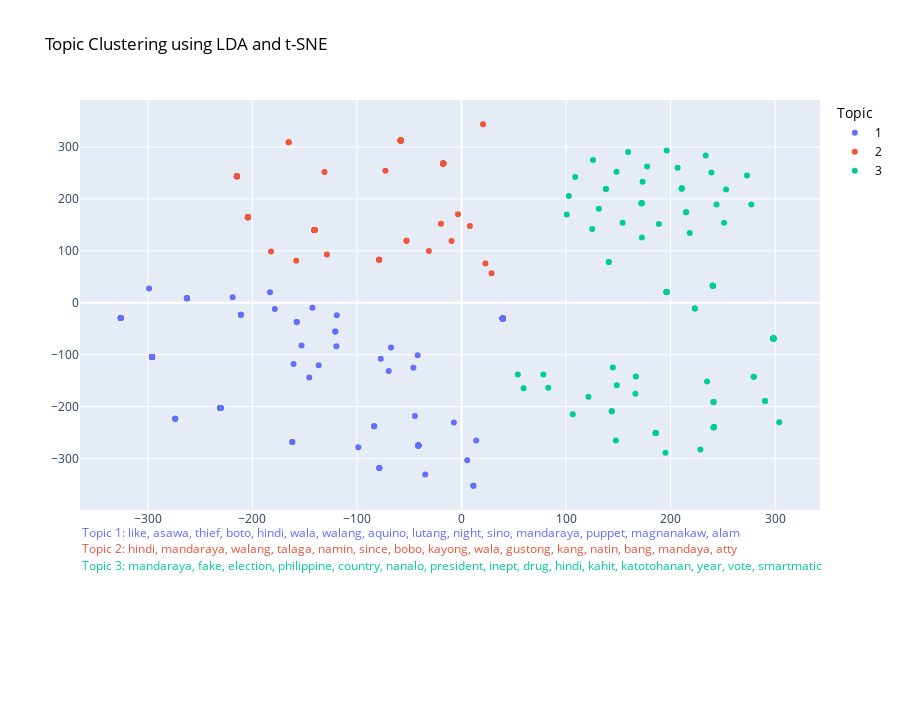

Notebook code cell kept with this figure:
### Code cell
# Plot tweets as colored points
df_topics_cluster.sort_values(
    "Cluster", key=lambda x: pd.to_numeric(x, errors="coerce"), inplace=True
)

fig = px.scatter(
    df_topics_cluster,
    x="X",
    y="Y",
    color="Cluster",
    title="Topic Clustering using LDA and t-SNE",
    hover_name="Tweet",
    hover_data={
        "X": False,
        "Y": False,
        "Cluster": False,
        "Tweet": False,
        "Breakdown": True,
    },
)

for i, keyword in enumerate(df_topics["Keywords"]):
    fig.add_annotation(
        x=0,
        y=-0.2 * (i / 5) - 0.08,
        text="Topic %d: %s" % (i + 1, keyword.replace(" ", ", ")),
        showarrow=False,
        xref="paper",
        yref="paper",
        align="left",
        font=dict(color=fig.data[i].marker["color"]),
    )

fig.update_layout(
    height=710,
    xaxis_title="",
    yaxis_title="",
    margin=dict(b=200),
    paper_bgcolor="white",
    title=dict(font=dict(color="black")),
    legend=dict(title="Topic", font=dict(color="black")),
)
fig.show()

### Figure 1 — Plotly figure (JSON) as saved in the notebook; plotly's stock layout.template omitted (floating-point values rounded to 4 significant figures; data arrays with more than 128 entries replaced by an {"elided": "..."} marker saying what was removed)
{"data": [{"customdata": {"elided": "126x3 str values"}, "hovertemplate": "<b>%{hovertext}</b><br><br>Breakdown=%{customdata[2]}<extra></extra>", "hovertext": ["nman common sense pinagsasabi mohow sure<br>ung mama walang bahid kasinungalingan<br>corruption ethical politics nia araw<br>araw k b nia nakakasama pra masigurado<br>kng nman pala masigurado ur shit<br>nonsense", "trabaho sara gaya kunyariam trabaho<br>tapos todo picture siguro sanay lol", "sige takot siya", "like thief night natulog vp", "deceived people becoming vp like thief<br>night", "true puppet lp win pcs machine<br>manipulated panot aquino", "", "fy pcs machine garbage politician puppet<br>panot aquino oligarchs", "sir please interview ph cheat maam", "clear searches oligarchs vote buying<br>komunista lutang", "inggit walang ambag moro chaka", "means good luck philippines another<br>basahan", "comparison kapang nalalaman dapat<br>ipaglaban mandaraya dikit nmn laban<br>nagtimpla kape lumamang muslim remote<br>area hahah lams eto malaki agwat<br>landslide milyon kayang dayain hahha<br>gudluk ngo pang nalalaman npa kamo", "engot buhay nalang ngayon flops lutang<br>walang supporta oligarchs sinong<br>susupporta isang kagaya puro paninira<br>sariling bansa ambag pinag gagawa ngayon<br>pagkakalat us akala naka points pinoys", "tanga bobo mama niu mandaraya way back<br>election bulag bulagan katotohanan alam<br>niu ung totoo", "punyeta lugaw lutang puppet boba<br>mandaraya noon ginamit panot aquino<br>drilon hindi maka upo bbm ngayon wala<br>kayong power kahit dayain ninyo bbm<br>hindi ninyo agaw ulit panalo", "", "hindi corrupt kailan naging daang<br>matuwid nick name babaeng hindi siya<br>corrupt kinailangan niyang mangampanya<br>loob botohan gamitin balota", "", "like boto", "boto", "sino magnanakaw gahaman pwesto pati boto<br>tao", "", "wala isyung malaki unused ballot<br>malaking isyu gamit balota ibig sabihin<br>nito isyu credibility pagiging bise<br>tangkang pandaraya oo sino maghusga", "uh trolls everything fake days fake news<br>fake supporters knows even", "nakakahiya tong fake vp natin", "sino mandaraya diba garapalan lantaran<br>pandaray tangang lutang", "mandaraya nahuli nandaya election<br>inilabas video walang nakakilala nun<br>kapal pagmumukha ninyo hipocrita corrupt", "mandaraya hoy nong matanggap talo", "ahwww inform mandaraya mama mhiee", "pelaez madumb fake vp mandaraya yikes", "totoong nanalo madam dapat wala syang<br>takot ipaulit pagbilang padin nanalo<br>abay kahiyahiya ayaw madam malalaman<br>tayong bago", "accused bbm pulling publicity stunts lol<br>used accusing others crimes committed", "fuck ideas", "even know federalism deserve true vp<br>plus cheater", "madam well oiled pcos machine choice<br>napansin mukhang hindi alam meaning", "favoring", "hypocrite soliciting help st scho nuns<br>issue kang hudas iskaryote god knows<br>hudas cheating", "sinong ginagago atty makalintal beauty<br>automated election system ginamit hocus<br>pcos tanga makalinta isauli license gaya<br>kliyente", "", "", "laban kasinungalingan", "", "nandaya smartmatic ngayon wet wet balota<br>haysss buti nakakatulog", "kapal pagmumukha", "asking dumb expect answers came<br>obscurity unknown inexperienced beating<br>proven public servants like bbm know<br>anything governance says hindi yata<br>dapat faking", "", "", "", "resign", "kamusta dilawan mayatanda katulad tatay<br>henerasyong ngayon walang alam hidni<br>nakikita pinapakita social media<br>sakanila aral aral libro ineng toy", "uy pambayad blogger panget troll", "", "magnanakaw benefitted yolanda fund last<br>equally magnanakaw magnanakaw boto<br>despite degrees tanga bet even answer<br>prof clarita first question", "degree tanga salita gawa paanu earn<br>degree lutang lutang katangahan<br>nakinabang yolanda funds magnanakaw", "patay diyan lenie principles values lp<br>kakapitan pinoys mauulit n<br>kawalanghiyaan n pinaggawa boto", "magnanakaw", "boto", "", "nag uumpisa", "mainit balita bong bong marcos hinamon<br>vp kanyang p", "sino paco ojeda pinatay ninyo nadiskurbe<br>anomalya kapanahon asawa", "oi haha sirang sira sakin simula namatay<br>asawa nyan lagi kong naririnig tatay<br>wala syang pinagka iba cory pinatay<br>asawa makilala haha lalo aquino<br>trililing iba pang kilalang tao", "hwag kalimutan namatay asawa pinatay<br>kanyang bayaw territoryo droga masyadong<br>greedy asawa naging presidente lalakas<br>power bayaw matutuloy magiging capital<br>shabu pilipinas", "panu iboboto taong galit galit kagaya vp<br>vp galit pinatay unang asawa npa alam b<br>nila", "bwesit asawa npa taga supporta tulad<br>kiko habang ambush sundao puma palakpa<br>wala puso", "totoo unang asawa bago namatay nabasa<br>kumander npa kanyang unang nasirang<br>asawa", "ganda pic hubby think campaigning time<br>tanong madam kamusta kaso pagkamatay<br>asawa alledged mr bolet life", "ata nag diba bayaw nun drug lord naga", "intelligent much qualified congressman<br>good role model youth unlike kabit home<br>wreaker", "sabi fake vp kanyang video namatay asawa<br>hindi wala akong boyfriend wala akong<br>boyfriend", "correct shud genuine vp office means<br>chouse", "abangan update zombie naka boto", "uh oh proud dh marangal trabaho wala<br>akong inaapakang tao nagnanakaw<br>nakakatulong bansa nakakatulong anyway<br>back fake vp puro pakitang tao<br>magnanakaw boto kapal mukha", "p aasahan peke boto ninakaw kaban bayan", "lp tunay magnanakaw kaban taong bayan<br>leading panot aquino lp trolls huli", "", "tingin hindi pagpapakita pagiging<br>desperado", "", "", "nakarma kakampinks", "", "karugtong", "", "half million iyaaaaaaaaaaaakkkkk", "", "", "", "", "", "talaga tamad talaga huy mas kilala bbm c<br>bbm hindi pinabayaan proyekto katulad<br>nagiging vp siya diba haba bakasyon<br>amerika pinabayaan proyekto", "c okay sinayang incompetent inept good<br>riddance", "inang unfit public service nation<br>witnessed awful performance better get<br>experienced social worker knew role<br>services government people proven inept<br>incompetent place public services", "oh need know inept effective incumbent<br>know running party threatened extinct<br>teka eloquent talaga ngayon layo<br>impromptu interviews nagdududa talaga", "bobita tapos pinklawans claim<br>napakatalino nila yuck malaking<br>yuucccckkk inept lutang palagi maawa<br>pinas", "keeps dilawans seeing weak leader stupid<br>inept puppet yet see clearly manny<br>practically", "inept candidates isko bobo hindi<br>nakapasa anong national exam noard bar<br>incompetent least pacquiao even college<br>degree omg anong mangyari pagsila ihalal", "inept incompetent knew nothing governing<br>complicated society like philippines<br>perfect puppet yellows thus pillaged<br>rest history clone", "say crazy inept leaders must mean fvp<br>hypocrite partymates", "ben kingsley hopelessly inept even aura<br>lacks luster", "vp drug lord bayaw dba call resign call<br>jesse r dilg secretary brother drug lord<br>lamitan mayor drug lord tinangal siya<br>pwesto", "affair laila de dayan immoral rape<br>remark joke non existent", "ndi kilala ndi kilala tao lumitaw n lng<br>namatay asawa ewan pinatay yatang sadya<br>plano naka todo ngiti burol asawa<br>pakanta kanta delimawayun mging vp xa<br>pangdaraya nila andy sino kumpara", "therefore conclude pwedeng maging<br>presidente bise pinatay asawa", "hahahah maka tawa manko oy ambag sis<br>sige man siya mama walang gawa", "dinaya dapat marcos naging vp hindi<br>lugaw walang ambag", "belat konti nlang naloloko mas kapani<br>paniwala magnanakaw amo nyong aquino", "well edited pics nagawa walang kakwenta<br>kwentatapos pababanguhin media alagad<br>gagawan nila istorya sabay mumurahin<br>pangulo sino bitter", "madam puro publicity nanaman mahina<br>network makatulong kunti tapos nanaman<br>media original pink marcos lol nasaan<br>pangulo lol madam alam namin gawain", "tahimik magpapakita feel niyang masiraan<br>pangulo", "ubos confidential funds padre inubos<br>inutil madumb kampanya", "medalya kabobohan kalutangan yang lutang<br>pati naging bugok kna inutil walang<br>nagawa bayan mabuti vp sara duterte days<br>office dami nyang nagawa", "alam bang wala akong pake aquino sino<br>pang politiko pare parehas silang<br>politiko kurakot tulad duterte pasensiya<br>hindi katulad sumasamba politiko", "sayang pera madumb buti nun walang<br>budget lng office nakaka punta asulok<br>sulok ghost employees nanaman kurakot", "okay ganyan talaga kurakot adik kampi<br>npa walang nagawa bansa bobo", "talaga kurakot vp totoo kaban bayan<br>ginamit nyu", "nakakahiya kang fake vp wonder katiting<br>wala akong makitang maganda pagkatao<br>nakakahiya photoshoot alam puro ngawa<br>wala gawa", "sampal pagmumukha tanga", "gusto reference ugok", "", "dapat sino pagnanakaw boto sus", "", "tong walang bahid pagsisisi walang<br>kahihiyan mandaraya", "like thief night mom boba stole votes<br>filipinos mom became via pcos machine<br>promisedand planned shame dad even hero<br>boba mom made museum using gov funds", "ate girl mas dictator papa commanding<br>ban jordanian journalist mas thief mama<br>magnanakaw boto like said like thief<br>night", "wala alam foreign policy alam presidente<br>author foreign policy"], "legendgroup": "1", "marker": {"color": "#636efa", "symbol": "circle"}, "mode": "markers", "name": "1", "orientation": "v", "showlegend": true, "type": "scatter", "x": [-41.25, -230.6, -262.6, -298.9, -145.7, -296.0, 39.35, -296.0, -325.9, -296.0, -325.9, -296.0, 11.32, -41.25, -67.47, -41.25, 39.35, -41.25, 39.35, -178.6, -120.7, -296.0, 39.35, -78.63, -296.0, -136.6, -296.0, -69.63, -262.6, -325.9, -325.9, -41.25, -230.6, -218.9, -296.0, -230.6, -119.3, -161.8, -41.25, 39.35, 39.35, -211.0, 39.35, -77.23, -211.0, -7.311, 39.35, 39.35, 39.35, -142.6, -83.56, -325.9, 39.35, -41.25, -41.25, -230.6, -119.7, -120.7, 39.35, -157.6, -296.0, -230.6, 11.32, -83.56, -230.6, -161.8, -230.6, -183.2, -46.02, -78.63, -273.9, -296.0, -296.0, 14.09, -296.0, -230.6, 39.35, -325.9, 39.35, 39.35, -211.0, 39.35, -157.6, 39.35, -153.1, 39.35, 39.35, 39.35, 39.35, 39.35, -41.25, -296.0, -41.25, -41.25, -41.25, -273.9, 5.384, -34.72, -296.0, -296.0, -78.63, -273.9, -44.61, -296.0, -230.6, -41.93, -230.6, -41.25, -160.6, -296.0, -230.6, -41.25, -41.25, -41.25, -230.6, -296.0, -98.75, -262.6, -262.6, 39.35, -262.6, 39.35, -296.0, -41.25, -41.25, -230.6], "xaxis": "x", "y": [-274.7, -202.6, 8.638, 27.39, -143.7, -104.4, -30.45, -104.4, -29.31, -104.4, -29.31, -104.4, -352.3, -274.7, -86.3, -274.7, -30.45, -274.7, -30.45, -11.86, -55.54, -104.4, -30.45, -318.0, -104.4, -120.5, -104.4, -131.4, 8.638, -29.31, -29.31, -274.7, -202.6, 10.83, -104.4, -202.6, -24.21, -268.0, -274.7, -30.45, -30.45, -23.07, -30.45, -107.6, -23.07, -230.5, -30.45, -30.45, -30.45, -9.595, -238.0, -29.31, -30.45, -274.7, -274.7, -202.6, -83.61, -55.54, -30.45, -37.12, -104.4, -202.6, -352.3, -238.0, -202.6, -268.0, -202.6, 20.49, -125.1, -318.0, -223.2, -104.4, -104.4, -265.1, -104.4, -202.6, -30.45, -29.31, -30.45, -30.45, -23.07, -30.45, -37.12, -30.45, -82.09, -30.45, -30.45, -30.45, -30.45, -30.45, -274.7, -104.4, -274.7, -274.7, -274.7, -223.2, -303.2, -330.6, -104.4, -104.4, -318.0, -223.2, -218.1, -104.4, -202.6, -101.1, -202.6, -274.7, -118.1, -104.4, -202.6, -274.7, -274.7, -274.7, -202.6, -104.4, -277.9, 8.638, 8.638, -30.45, 8.638, -30.45, -104.4, -274.7, -274.7, -202.6], "yaxis": "y"}, {"customdata": {"elided": "79x3 str values"}, "hovertemplate": "<b>%{hovertext}</b><br><br>Breakdown=%{customdata[2]}<extra></extra>", "hovertext": ["alam drug lord pamilyang ask fled<br>country drug war hahahaha", "dumb inendorso magnanakaw traidor pare<br>parehas dumb kase magnanakaw sinungaling<br>traidor druglord protector npa terorista<br>suporter", "bbm dati hindi siya jsojo bbm solid", "psst yang script ipasa troll farm tugma<br>nginangawa nginangawa nila ulopong bobo<br>script hindi maayos ayos problema<br>barangay lahi", "totoo almost vice pres supporters lakas<br>loob nila marcoses click comment section<br>turned oops", "let correct people vote picos worries<br>comes never first place", "talagang hindi mandaraya nong ms hindi<br>ulitin ngayong darating election", "ulol talaga mananalo kapag mandaraya<br>ulit tulad nong gising namin vp", "pwede bang recount since nakita kayong<br>andy magkasama isang motel hotel yon<br>elctn", "nakita narinig bale hindi talaga<br>maririnig atty magsalita ganoon mahinang<br>klase lutang eka tandaan hindi binibeybe<br>komunista galamay nito dapat pinipisak", "hindi kelangan sambayanang pilipino kang<br>mandaraya eleksyon peke magresign", "atty kumusta impeachment case", "hindi lng sabit kayong lahat mandaraya", "sus miyo day magtrabaho dami satsat anu", "bayot k lakas pumukol pmutak wlang<br>evidence nanay mandaraya plng gawain n", "anong cheapan dirty tactics wg ipasa<br>samin maryosep hahahaha yang hail full<br>disgrace ninyo mandaraya since tanda<br>angat kpa", "walang kwenta bobo anong sibasabi walang<br>bahid kurakot mama laki kinulimbat pera<br>nag hire private lawyer kuno baka<br>kunwari makakuha pera sino ngayon<br>kawatan pera bayan best", "myghad talaga teh", "father tanga oy ayaw namin st kiko kase<br>ayaw namin manloloko bobo tanga kurakot<br>walang kakayahan higit lahat terorista<br>ganto masaya today subo burat angat<br>buhay", "kahihiyaan palamura nanay siya sumira<br>pilipino international coomunity nasaan<br>utak huwag baliktarin nanay maninira<br>atty gadon palamura minumura<br>karapatdapat murahin", "matino mahusay lies walang alam traidor<br>bayan limos ibinibigay pilipino dakot<br>bigas patis lugaw sasa gustong<br>magbarilan pilipino nasaan husay<br>katinuan", "complete opposite talaga incomparable<br>achievements pangulo kesa vp trust<br>ratings shown e vp yata trust rating<br>youtube channel cannot even draw<br>thousand views nasaan bomoto kanya nuong", "nasaan pondo bat pinatayo bugok corrupt<br>choose lutang pareho kayong bobo inutil<br>teh walang nagaw puro epal photo ops<br>nagawa", "sinasabi namin dina nakakatulong<br>nangugulo ipamukha gobyerno marunong<br>dapat unahin kasuhan", "pareho ugali leah navarro kiko<br>pangilinan buong liberal party election<br>vote people associated group tunay<br>magnanakaw bayang pilipinas bistado", "todo kng nakaw donations sabay pasok<br>sariling account pro suportado p", "taena talaga hayup boba kabaro pala taga<br>coa noon nahuhuthutan bigyan mataas<br>taenang magnanakaw", "hoy nadadagdagan kapalpakan sayo taena", "hahahahahshshshs", "putang ina bukod napakabobo<br>napakasinungaling magnanakaw druglord<br>protector npa terorista suporter makita<br>kita personal sabunutan talaga kita<br>demonyo pagmuugali kase putang ina kang", "basura yang ht", "walang sikretong nabubunyag ung binabato<br>paratang years nakakalipas lahat junked<br>turn returning favor", "meme totoo walang ambag bansa batin puro<br>bash nagagawa nyan presindenti natin<br>pres digs dapat pasasalamatan natin todo", "wala namang kwenta bang ambag nyan puro<br>contradictions ginagawa tas walang<br>kwentang comments situation", "sinadya pinatay asawa kumanta drug", "spread disimformation daugther aika sex<br>video accused pbbm height campaign<br>period else believe highest level manay<br>harder", "respect true people pagtakpan bastusin<br>lokohin", "peke", "bobo spokesperson mana nanay lutang yong<br>brain nasa pwet inidoro", "pre shaded mandaraya talaga since<br>haaaysss", "believed cheated pbbm elections<br>insinuated harvard lecture file election<br>protest pet like pbbm isip dinaya<br>nangdaya nun", "infairness consistent lead bbm nahiya<br>kase comelec tssk", "correct dyan real vice president", "speaking mandaraya wayback throw<br>accusations towards bbm people narrow<br>minded voted one deserves throne", "meron multo bumoto sobra talaga<br>pagkakasemento mukha aling", "hindi umupo bbm siya walang humpay<br>tawaging", "tama talagang maganda ala tiwal sayo tao<br>never namin pinagkatiwalaan", "retweeted cranes kalokohan ipagpalagay<br>natin kampo nagprotesta tingin<br>idodownplay nila wet ballots lalo php", "talaga", "kapag nakakakita pink nakikita hanggat<br>natatapos eleksiyon never wear pink", "admit tha bobang fvp nandaya magnanakaw<br>boto hirap talaga tangapin katituhanan", "pla tnutukoy pnapatamaan oraaayytt", "ulol kau hindi masagot tama tanong dun", "worry hindi namin iboboto safe", "thank sharing news thank letting us know<br>confident win recount already tampered<br>everything hayup hayup", "hihintayin namin madaling araw bilangn<br>boto daming kaso malaya marcoses common<br>sense left room", "luto balota naka ready mandaya retweet<br>maging aware lahat", "billion galing nakaw sabi marcos<br>magnanakaw mas masahol buwan", "eto napanood", "tamad bbm batugan protect pbbm", "mas tamad c photo opps alam fyi kawatan", "salot k lipunan", "oo manaig katotohanan nagpundo drug<br>cartel bayaw pinatay asawa jessie drug<br>generals kalaban manaig sabi manaig<br>katutuhan huwag utoutoin alam namin<br>katuthanan", "tanong relatives naga nag dodroga tanong<br>pinatay kanyang asawa drug protector<br>wahahhah", "kampo ulit mandaraya katulad kc kulelat<br>frontrunner bang kailangan mandaya", "huwag ibase respeto credentials tao<br>kahit sandamakmak award natanggap<br>sinungaling sinisiraan sariling bansa<br>pagkatalo election tandaan mananatili<br>kang talunan walang ambag lipunan", "day robbed millions votes filipinos", "walang common sense aling ganun maski<br>siguro panis bigay donors e distribute<br>tutal bigay donors tiga distribute<br>masabing tumulong", "oh talaga kayong kakarampot kakampinks<br>nakakaramdam administrasyon sanay niyong<br>basura photo ops alam gawin difficult<br>times wala talagang nagagawa eeew", "sanay ghurl taong nagtatrabaho walang<br>bitbit camera media taong epal ksp<br>nasanay lugaw mamimigay spaghetti<br>matching lights camera action<br>hahahaduken", "tingin kumikilos pbbm naive palibhasa<br>sanay ke puro publicity imbes mangutya<br>dyan pagdasal natin bansa natin", "lol nasanay mapagpanggap dilawan busit<br>kala aatras bagyo papresscon bbm sanay<br>photo op queen kasagasagan bagyo<br>hometown nasa new york nagshoshopping<br>mahagilap uwi nagyoga", "pet kumusta usad kaso laban dayaan<br>nangyari eleksyon", "talunan nanga nagiging bobo kapa kapa<br>kame masaya resulta mandaya baka mas<br>mataas million vote bbm mandaraya since", "bwahaha hahahaha parallel universe<br>gobyerno never heard realidad kumbaga<br>walang epek peke wala ngang ambag trust<br>approval rating bagsak natural filipino<br>citizen k magbigay award hindi iilan", "hindi mahina kominikasyon walang<br>experience governance kaalyado legal<br>fronts komunista gustong ipatanggal<br>gustong itigil laban droga maraming<br>nakapalibot dilaw palaging kontra<br>gobyerno", "vovo matagal walang galaw unilever<br>ngayon ganyan kalaki nakikita nila<br>potential administrasyong marcos panahon<br>pnoy wala tatak palpak dilaw magkano<br>ambag ekonomiya tae tae", "bukod tanging presidentiable npa<br>partylist tapos sasabihin wala kang<br>ugnayan senatorial lineup halos kasapi<br>npa ate shawie nmn bumuka bunganga sabay<br>kabig gawin bobbooo tao vp", "wala kasing ibang topic alam walang alam<br>phil law economics local governance<br>sayang hype description ambag drug war<br>pandemic response wala subject harvard<br>best photo ops"], "legendgroup": "2", "marker": {"color": "#EF553B", "symbol": "circle"}, "mode": "markers", "name": "2", "orientation": "v", "showlegend": true, "type": "scatter", "x": [28.68, -58.22, -140.6, -58.22, -58.22, -214.8, -204.3, -214.8, -17.47, -58.22, -204.3, -140.6, -140.6, -140.6, -214.8, -58.22, -3.359, -78.82, -58.22, -72.81, -17.47, -17.47, -17.47, -214.8, -17.47, -214.8, -214.8, -140.6, -52.65, -58.22, -78.82, -131.0, -17.47, -165.3, -19.67, -58.22, -204.3, -31.25, -214.8, -140.6, -58.22, -204.3, -128.8, -58.22, 22.86, -204.3, -204.3, -165.3, -9.555, -214.8, -204.3, -182.2, -140.6, -140.6, -58.22, -58.22, -214.8, -204.3, -52.65, -140.6, -140.6, -78.82, -58.22, 7.949, -214.8, -17.47, -158.1, -17.47, -58.22, -58.22, -58.22, -58.22, -204.3, -58.22, 20.55, -58.22, -17.47, -58.22, -17.47], "xaxis": "x", "y": [56.87, 312.5, 140.0, 312.5, 312.5, 243.7, 164.4, 243.7, 268.3, 312.5, 164.4, 140.0, 140.0, 140.0, 243.7, 312.5, 170.5, 82.99, 312.5, 254.2, 268.3, 268.3, 268.3, 243.7, 268.3, 243.7, 243.7, 140.0, 119.6, 312.5, 82.99, 251.8, 268.3, 309.0, 152.1, 312.5, 164.4, 99.88, 243.7, 140.0, 312.5, 164.4, 92.82, 312.5, 75.44, 164.4, 164.4, 309.0, 119.1, 243.7, 164.4, 98.69, 140.0, 140.0, 312.5, 312.5, 243.7, 164.4, 119.6, 140.0, 140.0, 82.99, 312.5, 147.6, 243.7, 268.3, 80.81, 268.3, 312.5, 312.5, 312.5, 312.5, 164.4, 312.5, 343.7, 312.5, 268.3, 312.5, 268.3], "yaxis": "y"}, {"customdata": {"elided": "111x3 str values"}, "hovertemplate": "<b>%{hovertext}</b><br><br>Breakdown=%{customdata[2]}<extra></extra>", "hovertext": ["ayan nasimulan aminin nalang kakampwets<br>inflation rereklamo walang ambag<br>solusyon walang nagawa magawa utak utak<br>saan meron walaaaa", "supported colmenares chiding bbm trying<br>put bbm shame implying bbm death threat<br>thru tiktok komunistang komunista da<br>moves hehehe", "unless dimwit condemns criminal acts<br>committed years communist terrorist<br>sympathizer enabler", "habang tulog pilipinas gising mandaraya<br>rather president like prrd kahit tulog<br>gumagalaw kanyang departamento hindi<br>kailangang gising presidente<br>makapagserbisyo gobyerno service", "mandadaya dinaya election nanalo hindi<br>narin aq magtataka manalo ulit mandaraya<br>hahahahahahhaha mauulit lng panahon cory<br>nanalo", "smartmatic bad reputation countries<br>infact banned us countries ayan meron<br>tayong u c", "kelan iimbestigahan", "hipocrita fake louis vuitton fake", "totoo talaga fake fake louis vuitton", "sinong maniniwalang bumoto mantakin<br>million lng lamang prrd kanya terms<br>numbers", "signing kidding slitting throat chos", "dds time make contributions country", "evidently denying bcoz know impact<br>denial joma withdrew statement known<br>drug lord naga maybe investigate death<br>lol autopsy even made typical pinoy<br>teleserye outcome", "people philippines speaks louis vuitton<br>fake", "jesse died carrying drug money lp<br>cleaned mess staged saint favoring<br>future use html", "read news inquirer drug suspects<br>arrested yesterday caught naga city<br>duterte right naga hotbed shabu made<br>happened butch make philippines hotbed<br>twimg twimg", "alleged butch brother late department<br>interior local government secretary<br>jesse served city mayor since six terms<br>involved drug trade html twimg twimg<br>twimg", "sana vp unang aatupagin sino nagpa<br>papatay asawa", "galit c vp r unang asawa npa pintay", "jesse extremely dangerous vp involvement<br>drugs smuggling jueteng murders", "kesa magnanakaw boto laki lamang ibig<br>sabihin nanakaw", "kikilabutan talaga jan kasqma kaluliwang<br>boboto botahan", "nostradamus prediction president duterte<br>weprotectprrd matter", "supported candidacy thats daughters<br>fault knew start mother inept vp inept<br>political figure totally still decided<br>anyway vie presidency coud mistake", "even exist head president inept<br>hypocritical liar encourages cancel<br>culture spreads fake news knowingly<br>misinforms public disrespects church<br>among things dangerous dats por bidyo", "almost years vice president could enough<br>catapult front bid highest position land<br>nothing done right opposite everything<br>shows shallow inept incapable leader", "sinungaling kapatid magnanakaw", "tukoy bongbong marcos lugar naganap<br>pandaraya ro", "yeah number one sinungaling magnanakaw<br>boto sure net approval low survey san<br>galing boto last election yolanda funds<br>oops nakinabang pagnanakaw magnanakaw<br>right", "paano magawa trabaho ninanakaw pagka vp<br>tuloy", "confirmed dinaya bbm election", "utak", "throwback iboboto sinungaling nuna<br>nangyari daughter girl", "inept doctors choose inept moronic", "hope realize inept", "seen clearly shows political puppet<br>liberal party failure congresswoman<br>totally inept vp logic worse junkie weed<br>yorme call fake leader fake colors<br>goodness", "inconsequential inept idiotic politician<br>philippines complains getting called<br>moronic ideas madame nakakapikon<br>kabobohan ninyo pinangangalandakan ninyo<br>msm", "hay tatamad tamad pala president ninyo", "really meant never prez philippines<br>takes reality say god saved lie actually<br>philippines god saved inept incompetent<br>individual good riddance", "truly intelligent suppose gather million<br>votes instead nation witnessed<br>incompetent low iq awful performance<br>sweet lips congee spaghetti solve issue<br>signs weakness inept public services", "nagmamagaling hahahahah", "daya madam rt source ballots<br>municipality baao camarines sur<br>discovered", "april fools", "hands pointed cheated election", "katotohanan", "manual recount karon vp basa ubang<br>ballots fishy kaayo nilabay naa ballot<br>boxes daun basa karon wala lugar nauga<br>laaams naah", "agree noynoy appointed sereno cj<br>conching sandigan bayan bautista comelec<br>chairman manipulate everything including<br>cheating seat regain power absolve<br>corruption lawsuits looking ahead", "anything duterte bec fil public embraced<br>warmly shown campaign trail instructed<br>smartmatic hocus pocus vp race", "nalulungkot nababahala nangangamba<br>napakalaking bilang naniniwala hindi<br>vice president aling", "itapon mandaraya election ninakaw boto", "big contrast indeed prrd working hardto<br>improve life vp photo op improve image<br>tainted cheatingin election", "lp mandaraya election imagine franklin<br>drillon votes joel villanueva kiko de<br>lima patunay malawakan pandaraya lp last<br>election walang gusto nanalo paano hindi<br>kilala pilipinas", "unang fake vp kahit hindi apologists mas<br>pinili marcos mandaraya", "campaign team trying market aika victim<br>sexual abuse victim someone sex video<br>nobody internet could find aika sex<br>video figment imagination exist", "saint kabit cya banal", "butch brother jessie drug lord wanted<br>pdea one narcos drugs watchlists fake vp<br>really drug lord protector", "admits elago daughter w fling jover<br>daughter admits affair denies<br>presidential ambitions baraan bautista<br>hiding netherlands jim kaloi sonny<br>caught menage troie pldt", "edwin dear incompetent strategically<br>inept qualities woman qualities person<br>magkaiba gma also woman competent<br>strategic", "inept fake vp philippines history", "prrd tinukoy bayaw drug lord naga city<br>smni news", "meron sex video anak sabi mismo napaka<br>gross ina magpakalat tsimis sinegundahan<br>paeng ipen", "sadly mas pinili supreme court<br>integridad election kesa katotohanan<br>nandaya election dyan lalabas<br>katotohanan nanalo noon daya matalo<br>makikilala mandaraya fake vp", "daya kapal muka pandaraya mananalo http", "vp bayan tulong", "newly selected vp rep philippines shame", "lol disgrasya pinas patunay mandaraya<br>sinungaling hahahaha", "think mama malinis everyone mandaraya<br>dont forget bbm voters lamang brownout<br>saka biglang lumamang", "mas mandaraya c", "kaylan sarah kelan nasa serbisyo paka<br>selective memory kelangan mamatay asawa<br>bago gawin cory lol kumag mandaraya<br>tumakbo matalo nandaya mandurugas layo<br>lamang ngayon", "goodbye lugaw mandaraya elections", "vp lamang galit ganti puso bbm kanino<br>lalaban bbm plataporma adbokasiya pra<br>ikakaunlad pilipinas namin nakakalimutan<br>dinaya elections ngayon hindi mangyayari", "pandaraya gawain wag niyong ibahin<br>totoong mandaraya", "boba mandaraya remember election", "mandaraya never forget", "sobra sobra pandaraya ngayon katotohanan<br>pilipinas utak macalintal nito", "mother talaga mahirap nasa ibang bansa<br>naloloko naghahasik lagim magawa pinas<br>buking eleksyon nagbigay fake info un", "succeeds comelec still doubtful hands<br>contract smartmatic still push plan b<br>deep dooh dooh", "obviously illicit love affair married<br>man congressman bolet want confirm deny", "ahemmm druglords caught september brgy<br>tabuco naga city hiding skirt feeling<br>drug czar bolet", "guys asawa pala taga cebu npa omg<br>someone tell image twimg", "pormal inanunsyo vice president<br>inakusahan pandaraya eleksyon<br>kinakaharap kaso pet kaugnay eleksyon<br>dating asawa pinatay ala aksidente<br>eroplano jesse nagsabi", "pala nag tatago ibang bansa boyfriend<br>founder npa joma sison", "foul play pagkamatay jesse tinulugan<br>fake vp html", "bantayan magnanakaw", "e mandaraya election ultimo tuldok<br>binilang counted fake nanay sino justice<br>leonen apointed noynoy sino justice<br>caguioa apointed noynoy ayaw magnanakaw<br>gusto mandaraya", "nasa posisyon habang pandemya nagawan<br>paraan hindi sapat natatanggap<br>frontliners", "survive covid magaling gobyerno ngayon<br>pangulo baka palpak yolanda nagawan<br>paraan ooops", "matagal pala problema sabi hindi<br>tumulong nuong vp years", "anong nagawa fake vp<br>hahahahahahahahabahaha walang ambag tpos<br>vp naghahanap gobyerno dba saan pala nag<br>ttrabahong tanga", "natransfer personal bank account<br>donations bagyong odette", "tangina puro reklamo wala namang<br>naiambag lipunan dilawan salot lipunan<br>isama lugaw walang ambag pres matanda<br>ginawa lahat atin ambag magreklamo", "qualify boba second backer magnanakaw<br>kupetero druglord protektor silay<br>kakutsaba npa dahilan ayaw mamamayan", "intending natinnang", "wawa oh napakadesente nanay lugaw", "magresearch tabogo upang maging matalino", "pinag uusapan kurakot magnanakaw<br>sinungaling", "really concern country philippines", "another reason love prrd next president<br>lot tapos vote walang ibang ginawa kundi<br>siraan prrd last years common sense<br>diyan pinklawans judicious vote bbm sara<br>way go", "tanga kahit ihampas yang degree bobo<br>parin isang truck tulong ilang pamilya<br>mabibigyan nun tapos sasabihin pwede<br>tigilan kabobohan sanay photo ops kahit<br>sapat tulong boba", "oo mananalo mandaraya ulit kasabwst<br>smartmatic comelec tulad", "baka mandaya team dilawan mahirap gaya<br>mandaraya pinoy hindi uupo wala pinoy<br>nakarma dilawan", "sana maamin nio sarili nio nanalo c bbm<br>election mandaraya tlg hnde nio aaminin<br>nandaya aaminin nio marami bumoto<br>lumipat marcos", "remembered mandaraya fake vp people<br>spoken overwhelmingly almost double<br>votes congrats bbm", "fake vp cheater betrayed country<br>political ambition youll never become<br>president", "wakas makakasohan pekeng vp garbage<br>politician", "china wellknown fake products<br>philippines fake vp", "start call end text", "careful words girl might shoot mom<br>directly ass one year ago votes stolen", "ridiculed motherhood really absurd<br>kakampwets still supports saint kahit<br>komunista issues iba talaga kapag aquino<br>apologist lp fanatics devotees woke<br>bulag bulag", "walang ambag maritime industry years vp<br>never siyang ginawa industriya tama man<br>sure akong utak tama", "mukang pinaghuhugutan miss tukad ginawa<br>ina natulog gising"], "legendgroup": "3", "marker": {"color": "#00cc96", "symbol": "circle"}, "mode": "markers", "name": "3", "orientation": "v", "showlegend": true, "type": "scatter", "x": [172.5, 125.7, 240.3, 106.4, 196.2, 223.2, 185.7, 279.5, 82.93, 223.2, 298.3, 234.8, 172.3, 298.3, 100.6, 148.2, 218.3, 298.3, 78.29, 196.1, 298.3, 298.3, 298.3, 239.0, 243.9, 172.3, 228.5, 298.3, 303.9, 298.3, 241.3, 143.7, 298.3, 148.5, 241.3, 210.6, 154.1, 279.5, 214.7, 206.7, 185.7, 298.3, 185.7, 241.0, 143.7, 125.0, 172.3, 173.2, 240.3, 290.3, 214.7, 188.7, 298.3, 210.6, 241.3, 210.6, 172.3, 177.4, 241.3, 298.3, 210.6, 138.1, 298.3, 59.38, 290.3, 298.3, 140.8, 121.4, 159.3, 241.3, 277.1, 298.3, 241.3, 195.0, 298.3, 273.0, 233.5, 196.1, 172.3, 196.1, 251.1, 298.3, 298.3, 147.6, 108.7, 196.1, 196.1, 166.3, 196.1, 298.3, 144.8, 102.6, 185.7, 241.0, 298.3, 53.85, 241.0, 253.0, 166.7, 298.3, 240.3, 138.1, 240.3, 240.3, 298.3, 298.3, 241.3, 240.3, 131.3, 140.8, 298.3], "xaxis": "x", "y": [125.5, 274.9, 32.8, -214.8, 293.4, -10.79, -250.8, -142.3, -163.8, -10.79, -68.64, -151.3, 191.6, -68.64, 170.1, 252.0, 134.5, -68.64, -138.2, 20.88, -68.64, -68.64, -68.64, 250.6, 189.2, 191.6, -282.3, -68.64, -230.1, -68.64, -239.6, -208.6, -68.64, -159.0, -239.6, 220.2, 154.0, -142.3, 174.1, 259.7, -250.8, -68.64, -250.8, -190.9, -208.6, 141.9, 191.6, 233.2, 32.8, -189.1, 174.1, 151.6, -68.64, 220.2, -239.6, 220.2, 191.6, 262.3, -239.6, -68.64, 220.2, 218.9, -68.64, -164.6, -189.1, -68.64, 78.26, -181.0, 290.4, -239.6, 189.4, -68.64, -239.6, -288.7, -68.64, 244.9, 283.8, 20.88, 191.6, 20.88, 154.1, -68.64, -68.64, -265.1, 242.2, 20.88, 20.88, -175.1, 20.88, -68.64, -124.8, 205.8, -250.8, -190.9, -68.64, -138.1, -190.9, 218.3, -141.9, -68.64, 32.8, 218.9, 32.8, 32.8, -68.64, -68.64, -239.6, 32.8, 180.9, 78.26, -68.64], "yaxis": "y"}], "layout": {"annotations": [{"align": "left", "font": {"color": "#636efa"}, "showarrow": false, "text": "Topic 1: like, asawa, thief, boto, hindi, wala, walang, aquino, lutang, night, sino, mandaraya, puppet, magnanakaw, alam", "x": 0, "xref": "paper", "y": -0.08, "yref": "paper"}, {"align": "left", "font": {"color": "#EF553B"}, "showarrow": false, "text": "Topic 2: hindi, mandaraya, walang, talaga, namin, since, bobo, kayong, wala, gustong, kang, natin, bang, mandaya, atty", "x": 0, "xref": "paper", "y": -0.12, "yref": "paper"}, {"align": "left", "font": {"color": "#00cc96"}, "showarrow": false, "text": "Topic 3: mandaraya, fake, election, philippine, country, nanalo, president, inept, drug, hindi, kahit, katotohanan, year, vote, smartmatic", "x": 0, "xref": "paper", "y": -0.16, "yref": "paper"}], "height": 710, "legend": {"font": {"color": "black"}, "title": {"text": "Topic"}, "tracegroupgap": 0}, "margin": {"b": 200}, "paper_bgcolor": "white", "title": {"font": {"color": "black"}, "text": "Topic Clustering using LDA and t-SNE"}, "xaxis": {"anchor": "y", "domain": [0, 1], "title": {"text": ""}}, "yaxis": {"anchor": "x", "domain": [0, 1], "title": {"text": ""}}}}
